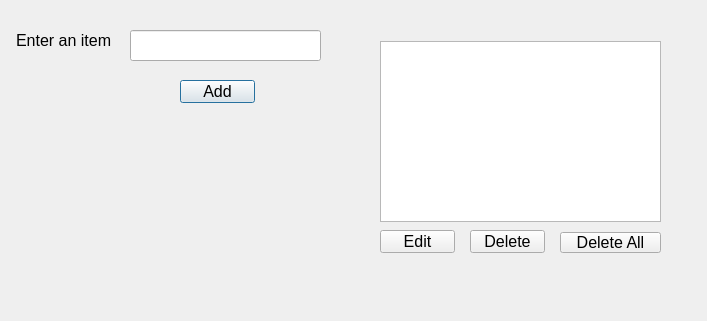
<?xml version="1.0" encoding="UTF-8"?>
<ui version="4.0">
 <class>Dialog</class>
 <widget class="QDialog" name="Dialog">
  <property name="geometry">
   <rect>
    <x>0</x>
    <y>0</y>
    <width>707</width>
    <height>321</height>
   </rect>
  </property>
  <property name="windowTitle">
   <string>Dialog</string>
  </property>
  <widget class="QLabel" name="label">
   <property name="geometry">
    <rect>
     <x>16</x>
     <y>30</y>
     <width>121</width>
     <height>20</height>
    </rect>
   </property>
   <property name="font">
    <font>
     <pointsize>12</pointsize>
    </font>
   </property>
   <property name="text">
    <string>Enter an item</string>
   </property>
  </widget>
  <widget class="QLineEdit" name="lineEdit">
   <property name="geometry">
    <rect>
     <x>130</x>
     <y>30</y>
     <width>191</width>
     <height>31</height>
    </rect>
   </property>
   <property name="font">
    <font>
     <pointsize>12</pointsize>
    </font>
   </property>
  </widget>
  <widget class="QPushButton" name="pushButtonAdd">
   <property name="geometry">
    <rect>
     <x>180</x>
     <y>80</y>
     <width>75</width>
     <height>23</height>
    </rect>
   </property>
   <property name="font">
    <font>
     <pointsize>12</pointsize>
    </font>
   </property>
   <property name="text">
    <string>Add</string>
   </property>
  </widget>
  <widget class="QListWidget" name="listWidget">
   <property name="geometry">
    <rect>
     <x>380</x>
     <y>41</y>
     <width>281</width>
     <height>181</height>
    </rect>
   </property>
   <property name="font">
    <font>
     <pointsize>12</pointsize>
    </font>
   </property>
  </widget>
  <widget class="QPushButton" name="pushButtonDelete">
   <property name="geometry">
    <rect>
     <x>470</x>
     <y>230</y>
     <width>75</width>
     <height>23</height>
    </rect>
   </property>
   <property name="font">
    <font>
     <pointsize>12</pointsize>
    </font>
   </property>
   <property name="text">
    <string>Delete</string>
   </property>
  </widget>
  <widget class="QPushButton" name="pushButtonDeleteAll">
   <property name="geometry">
    <rect>
     <x>560</x>
     <y>232</y>
     <width>101</width>
     <height>21</height>
    </rect>
   </property>
   <property name="font">
    <font>
     <pointsize>12</pointsize>
    </font>
   </property>
   <property name="text">
    <string>Delete All</string>
   </property>
  </widget>
  <widget class="QPushButton" name="pushButtonEdit">
   <property name="geometry">
    <rect>
     <x>380</x>
     <y>230</y>
     <width>75</width>
     <height>23</height>
    </rect>
   </property>
   <property name="font">
    <font>
     <pointsize>12</pointsize>
    </font>
   </property>
   <property name="text">
    <string>Edit</string>
   </property>
  </widget>
 </widget>
 <resources/>
 <connections/>
</ui>
